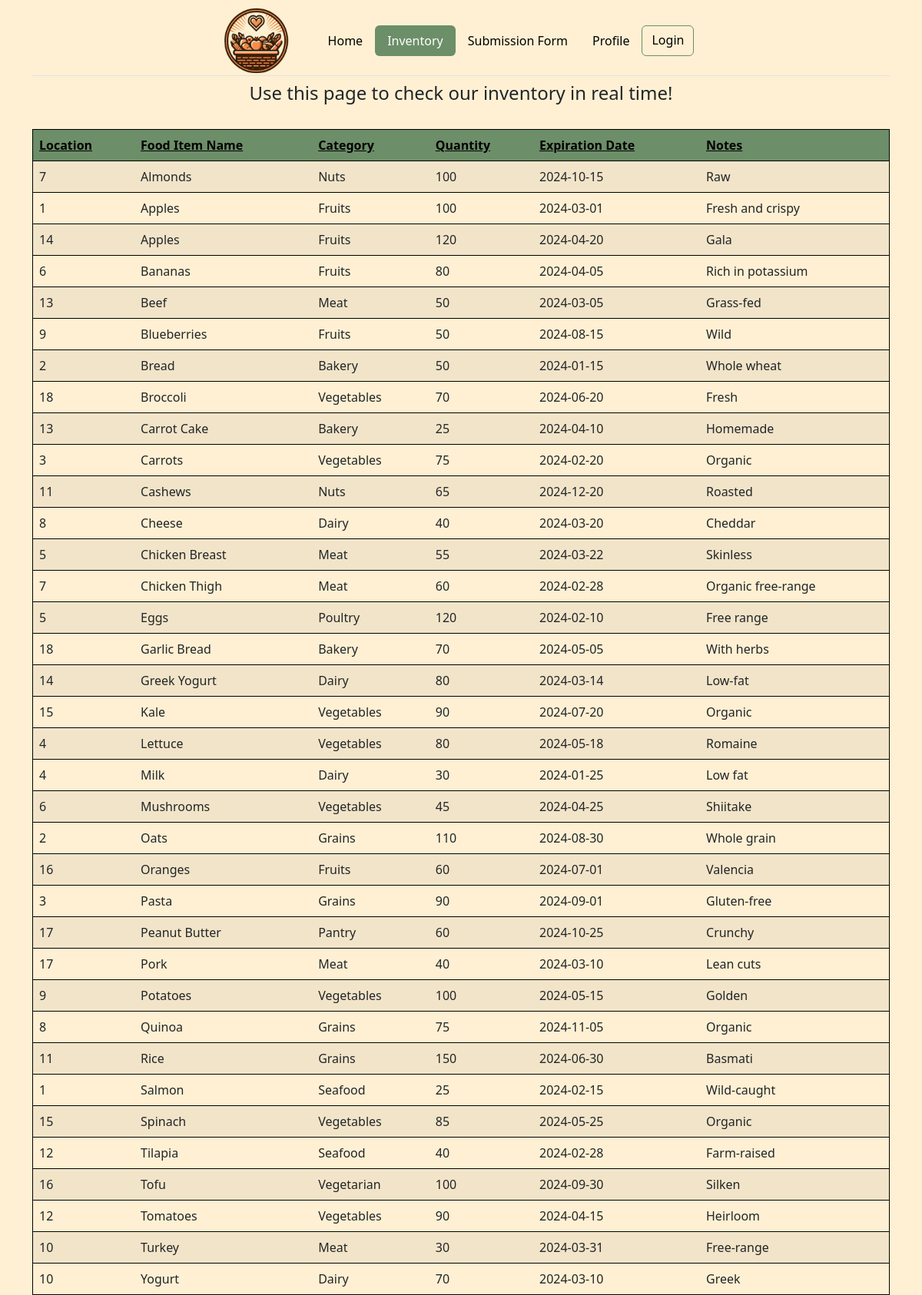
The page /inventory.php?sort_by=food_name&sort_order=ASC on the database its author committed.
### tables this page shows
CREATE TABLE food (
    food_id INT AUTO_INCREMENT PRIMARY KEY,
    food_name VARCHAR(50) NOT NULL,
    category VARCHAR(50),
    quantity INT,
    expiry_date DATE,
    notes VARCHAR(50),
    donor_name VARCHAR(50),
    donor_address VARCHAR(50),
    location VARCHAR(50),
    donor_id INT,
    location_id INT,
    FOREIGN KEY (donor_id) REFERENCES donor(donor_id),
    FOREIGN KEY (location_id) REFERENCES location(location_id)
);

### inventory.php (the view, shortened to what this page needs)
<!DOCTYPE html>
<html lang="en">
<head>
  <link href="https://cdn.jsdelivr.net/npm/bootstrap@5.2.3/dist/css/bootstrap.min.css" rel="stylesheet"
>
  <link rel = "stylesheet" href = "css/styles.css">
</head>
<body>
  <div class="container mt-2 mb-2">
    <header class="d-flex flex-wrap align-items-center justify-content-center border-bottom">
      <a href="index.php" class="d-flex align-items-center me-3">
        <img src="img/newlogo.jpg" alt="project_logo" width="90" height="90">
      </a>
      <ul class="nav nav-pills">
        <li class="nav-item ms-3"><a href="index.php" class="nav-link">Home</a></li>
        <li class="nav-item"><a href="inventory.php" style="background-color: #6c8e68;" class="nav-link active">Inventory</a></li>
        <li class="nav-item"><a href="submission.php" class="nav-link">Submission Form</a></li>
        <li class="nav-item"><a href="home.php" class="nav-link">Profile</a></li>
        <?php if (isset($_SESSION['login_id'])) : ?>
          <a href="logout.php" class="btn btn-outline-primary me-2" style="color: black; border-color: #6c8e68;">Logout</a>
        <?php else : ?>
          <a href="login.php" class="btn btn-outline-primary me-2" style="color: black; border-color: #6c8e68;">Login</a>
        <?php endif; ?>
      </ul>
    </header>
  </div>
  <h4 class="text-center">Use this page to check our inventory in real time!</h4>
  <br>
  <div class="container">
    <table class="table table-hover table-striped">
      <thead>
        <tr>
          <th scope="col"><a
              href="?sort_by=location&sort_order=<?php echo $sortOrder === 'ASC' ? 'DESC' : 'ASC'; ?>">Location</a></th>
          <th scope="col"><a
              href="?sort_by=food_name&sort_order=<?php echo $sortOrder === 'ASC' ? 'DESC' : 'ASC'; ?>">Food Item
              Name</a></th>
          <th scope="col"><a
              href="?sort_by=category&sort_order=<?php echo $sortOrder === 'ASC' ? 'DESC' : 'ASC'; ?>">Category</a></th>
          <th scope="col"><a
              href="?sort_by=quantity&sort_order=<?php echo $sortOrder === 'ASC' ? 'DESC' : 'ASC'; ?>">Quantity</a></th>
          <th scope="col"><a
              href="?sort_by=expiry_date&sort_order=<?php echo $sortOrder === 'ASC' ? 'DESC' : 'ASC'; ?>">Expiration
              Date</a></th>
          <th scope="col"><a
              href="?sort_by=notes&sort_order=<?php echo $sortOrder === 'ASC' ? 'DESC' : 'ASC'; ?>">Notes</a></th>
        </tr>
      </thead>
      <tbody>
        <?php
        $conn = mysqli_connect("db.luddy.indiana.edu", "i494f23_team21", "my+sql=i494f23_team21", "i494f23_team21");
        $sql = "SELECT location, food_name, category, quantity, expiry_date, notes FROM food ORDER BY " . $_SESSION["sort_by"] . " " . $_SESSION['sort_order'];
        $result = mysqli_query($conn, $sql);
        if (mysqli_num_rows($result) > 0) {
          while ($row = mysqli_fetch_assoc($result)) {
            echo "<tr>
                      <td> " . htmlspecialchars($row["location"]) . " </td>
                      <td> " . htmlspecialchars($row["food_name"]) . " </td>
                      <td> " . htmlspecialchars($row["category"]) . " </td>
                      <td> " . htmlspecialchars($row["quantity"]) . " </td>
                      <td> " . htmlspecialchars($row["expiry_date"]) . " </td>
                      <td> " . htmlspecialchars($row["notes"]) . " </td>
                    </tr>";
          }
        } else {
          echo "<tr><td colspan='6'>No results found.</td></tr>";
        }
        ?>
      </tbody>
    </table>
  </div>
</body>
</html>

### css/styles.css (style rules this page uses)
.nav-pills .nav-link { color: black; }
html, body { height: 100%; margin: 0; padding: 0; }
body { background-color: #fff0d3; }
.table thead th { background-color: #6c8e68; }
.table thead th a { color: black; }
.table { border: 1px solid black; }

### rows shown on the page
food: location "7", food_name "Almonds", category "Nuts", quantity "100", expiry_date "2024-10-15", notes "Raw"
food: location "1", food_name "Apples", category "Fruits", quantity "100", expiry_date "2024-03-01", notes "Fresh and crispy"
food: location "14", food_name "Apples", category "Fruits", quantity "120", expiry_date "2024-04-20", notes "Gala"
food: location "6", food_name "Bananas", category "Fruits", quantity "80", expiry_date "2024-04-05", notes "Rich in potassium"
food: location "13", food_name "Beef", category "Meat", quantity "50", expiry_date "2024-03-05", notes "Grass-fed"
food: location "9", food_name "Blueberries", category "Fruits", quantity "50", expiry_date "2024-08-15", notes "Wild"
food: location "2", food_name "Bread", category "Bakery", quantity "50", expiry_date "2024-01-15", notes "Whole wheat"
food: location "18", food_name "Broccoli", category "Vegetables", quantity "70", expiry_date "2024-06-20", notes "Fresh"
food: location "13", food_name "Carrot Cake", category "Bakery", quantity "25", expiry_date "2024-04-10", notes "Homemade"
food: location "3", food_name "Carrots", category "Vegetables", quantity "75", expiry_date "2024-02-20", notes "Organic"
food: location "11", food_name "Cashews", category "Nuts", quantity "65", expiry_date "2024-12-20", notes "Roasted"
food: location "8", food_name "Cheese", category "Dairy", quantity "40", expiry_date "2024-03-20", notes "Cheddar"
food: location "5", food_name "Chicken Breast", category "Meat", quantity "55", expiry_date "2024-03-22", notes "Skinless"
food: location "7", food_name "Chicken Thigh", category "Meat", quantity "60", expiry_date "2024-02-28", notes "Organic free-range"
food: location "5", food_name "Eggs", category "Poultry", quantity "120", expiry_date "2024-02-10", notes "Free range"
food: location "18", food_name "Garlic Bread", category "Bakery", quantity "70", expiry_date "2024-05-05", notes "With herbs"
food: location "14", food_name "Greek Yogurt", category "Dairy", quantity "80", expiry_date "2024-03-14", notes "Low-fat"
food: location "15", food_name "Kale", category "Vegetables", quantity "90", expiry_date "2024-07-20", notes "Organic"
food: location "4", food_name "Lettuce", category "Vegetables", quantity "80", expiry_date "2024-05-18", notes "Romaine"
food: location "4", food_name "Milk", category "Dairy", quantity "30", expiry_date "2024-01-25", notes "Low fat"
food: location "6", food_name "Mushrooms", category "Vegetables", quantity "45", expiry_date "2024-04-25", notes "Shiitake"
food: location "2", food_name "Oats", category "Grains", quantity "110", expiry_date "2024-08-30", notes "Whole grain"
food: location "16", food_name "Oranges", category "Fruits", quantity "60", expiry_date "2024-07-01", notes "Valencia"
food: location "3", food_name "Pasta", category "Grains", quantity "90", expiry_date "2024-09-01", notes "Gluten-free"
food: location "17", food_name "Peanut Butter", category "Pantry", quantity "60", expiry_date "2024-10-25", notes "Crunchy"
food: location "17", food_name "Pork", category "Meat", quantity "40", expiry_date "2024-03-10", notes "Lean cuts"
food: location "9", food_name "Potatoes", category "Vegetables", quantity "100", expiry_date "2024-05-15", notes "Golden"
food: location "8", food_name "Quinoa", category "Grains", quantity "75", expiry_date "2024-11-05", notes "Organic"
food: location "11", food_name "Rice", category "Grains", quantity "150", expiry_date "2024-06-30", notes "Basmati"
food: location "1", food_name "Salmon", category "Seafood", quantity "25", expiry_date "2024-02-15", notes "Wild-caught"
food: location "15", food_name "Spinach", category "Vegetables", quantity "85", expiry_date "2024-05-25", notes "Organic"
food: location "12", food_name "Tilapia", category "Seafood", quantity "40", expiry_date "2024-02-28", notes "Farm-raised"
food: location "16", food_name "Tofu", category "Vegetarian", quantity "100", expiry_date "2024-09-30", notes "Silken"
food: location "12", food_name "Tomatoes", category "Vegetables", quantity "90", expiry_date "2024-04-15", notes "Heirloom"
food: location "10", food_name "Turkey", category "Meat", quantity "30", expiry_date "2024-03-31", notes "Free-range"
food: location "10", food_name "Yogurt", category "Dairy", quantity "70", expiry_date "2024-03-10", notes "Greek"
